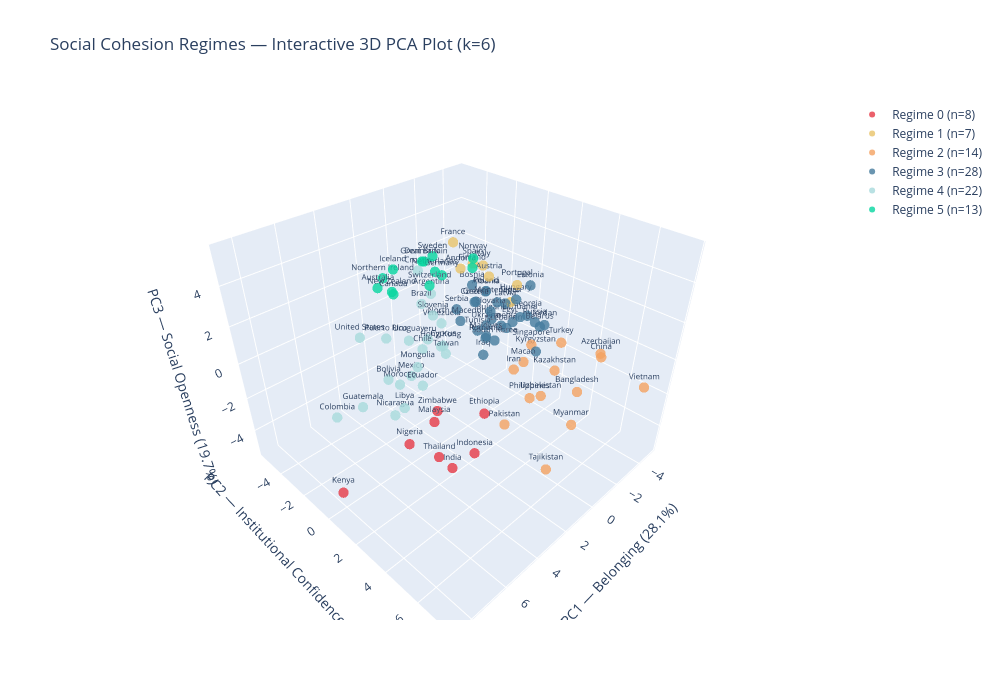

Here is the notebook cell this chart was saved with:
### Code cell
import plotly.graph_objects as go

fig = go.Figure()

for regime, group in df_country.groupby('regime_k6'):
    idx = group.index
    fig.add_trace(go.Scatter3d(
        x=X_pca[idx, 0],
        y=X_pca[idx, 1],
        z=X_pca[idx, 2],
        mode='markers+text',
        marker=dict(size=6, color=regime_colors_k6[regime], opacity=0.8),
        text=group['country_name'],
        textposition='top center',
        textfont=dict(size=8),
        name=f'{regime_labels_k6[regime]} (n={len(group)})'
    ))

fig.update_layout(
    title='Social Cohesion Regimes — Interactive 3D PCA Plot (k=6)',
    scene=dict(
        xaxis_title=f'PC1 — Belonging ({pca_gmm.explained_variance_ratio_[0]*100:.1f}%)',
        yaxis_title=f'PC2 — Institutional Confidence ({pca_gmm.explained_variance_ratio_[1]*100:.1f}%)',
        zaxis_title=f'PC3 — Social Openness ({pca_gmm.explained_variance_ratio_[2]*100:.1f}%)'
    ),
    width=1000,
    height=700
)

fig.write_html('Figures/gmm_biplot_3d_k6.html')
fig.show()

### Figure 1 — Plotly figure (JSON) as saved in the notebook; plotly's stock layout.template omitted (floating-point values rounded to 4 significant figures)
{"data": [{"marker": {"color": "#E63946", "opacity": 0.8, "size": 6}, "mode": "markers+text", "name": "Regime 0 (n=8)", "text": ["Ethiopia", "Indonesia", "India", "Kenya", "Malaysia", "Nigeria", "Thailand", "Zimbabwe"], "textfont": {"size": 8}, "textposition": "top center", "type": "scatter3d", "x": [1.733, 3.346, 5.813, 8.568, 4.242, 4.312, 4.944, 2.832], "y": [2.695, 3.635, 4.743, 0.8563, 2.018, 0.2879, 3.036, 0.6928], "z": [-2.145, -2.926, -1.317, -3.591, -1.536, -3.944, -2.479, -2.526]}, {"marker": {"color": "#E9C46A", "opacity": 0.8, "size": 6}, "mode": "markers+text", "name": "Regime 1 (n=7)", "text": ["Andorra", "Austria", "Spain", "France", "Italy", "Japan", "Portugal"], "textfont": {"size": 8}, "textposition": "top center", "type": "scatter3d", "x": [-0.9575, -0.7938, -1.959, -1.001, -2.563, -1.953, -3.309], "y": [-1.545, 0.4522, -1.692, -2.091, -1.554, 0.857, 0.09421], "z": [2.804, 3.179, 2.667, 3.977, 2.392, 1.525, 1.635]}, {"marker": {"color": "#F4A261", "opacity": 0.8, "size": 6}, "mode": "markers+text", "name": "Regime 2 (n=14)", "text": ["Azerbaijan", "Bangladesh", "China", "Iran", "Kazakhstan", "Myanmar", "Macao", "Philippines", "Pakistan", "Singapore", "Tajikistan", "Turkey", "Uzbekistan", "Vietnam"], "textfont": {"size": 8}, "textposition": "top center", "type": "scatter3d", "x": [-4.367, -1.731, -2.083, 0.6268, -1.498, -2.06, -0.351, 1.041, 1.132, -0.5763, 2.394, -2.805, 1.289, -3.514], "y": [4.698, 5.298, 6.055, 3.374, 4.101, 5.027, 3.129, 4.691, 3.435, 3.327, 6.848, 3.409, 5.441, 7.633], "z": [-0.7838, -1.355, 0.8082, 0.1561, -0.6275, -3.735, -0.0469, -0.4909, -2.719, 0.893, -2.33, -0.01033, 0.191, -0.7871]}, {"marker": {"color": "#457B9D", "opacity": 0.8, "size": 6}, "mode": "markers+text", "name": "Regime 3 (n=28)", "text": ["Albania", "Armenia", "Bosnia", "Bulgaria", "Belarus", "Czechia", "Estonia", "Egypt", "Georgia", "Greece", "Hungary", "Iraq", "Jordan", "Kyrgyzstan", "South Korea", "Lebanon", "Lithuania", "Latvia", "Montenegro", "North Macedonia", "Maldives", "Poland", "Romania", "Serbia", "Russia", "Slovakia", "Tunisia", "Ukraine"], "textfont": {"size": 8}, "textposition": "top center", "type": "scatter3d", "x": [-4.51, -3.649, -2.982, -3.666, -3.374, -1.556, -3.465, -4.949, -3.959, -2.577, -3.44, -1.434, -3.488, -2.98, -1.3, -3.72, -2.877, -2.908, -2.791, -1.041, -1.744, -3.058, -2.761, -1.711, -3.634, -2.06, -2.803, -2.641], "y": [-3.102, -1.116, -2.689, -1.843, 1.655, -1.14, 0.8078, -1.401, 0.3633, -2.004, -0.01845, -0.353, 1.839, 1.829, 0.5007, -0.801, 0.7535, -0.2805, -0.7196, -1.633, -0.4719, -1.75, -1.417, -2.581, 1.125, -0.5009, -2.071, -1.306], "z": [-0.4568, -1.436, 0.692, -1.351, -0.1461, 0.8742, 1.834, -1.9, -0.3098, 0.1299, 0.7117, -1.887, -0.01289, -1.374, -0.5368, -1.472, 0.2451, 0.594, 0.5324, -0.2255, -0.9251, 0.6796, -1.969, -0.2076, -0.2273, 0.396, -1.801, -1.064]}, {"marker": {"color": "#A8DADC", "opacity": 0.8, "size": 6}, "mode": "markers+text", "name": "Regime 4 (n=22)", "text": ["Argentina", "Bolivia", "Brazil", "Chile", "Colombia", "Cyprus", "Ecuador", "Guatemala", "Hong Kong", "Croatia", "Libya", "Morocco", "Mongolia", "Mexico", "Nicaragua", "Peru", "Puerto Rico", "Slovenia", "Taiwan", "United States", "Uruguay", "Venezuela"], "textfont": {"size": 8}, "textposition": "top center", "type": "scatter3d", "x": [-0.8095, 1.814, -0.2418, 1.447, 5.723, 1.416, 1.069, 4.001, 2.112, -1.063, 3.368, 3.185, 2.713, 0.6639, 2.43, -2.173, 2.327, 0.2487, 2.145, 4.99, 2.732, -2.383], "y": [-3.553, -4.265, -3.682, -1.79, -3.534, -0.3138, -2.324, -3.74, 0.2548, -4.809, -1.09, -1.563, -0.737, -3.704, -3.107, -5.453, -3.504, -2.273, 0.6042, -1.897, -1.257, -4.474], "z": [0.6821, -3.854, 0.2623, -0.8492, -3.733, 0.04954, -3.61, -4.193, 0.6149, 1.475, -3.072, -1.984, -0.7475, -3.908, -5.308, -3.65, -0.6019, 0.3814, 0.3958, 1.425, 0.5121, -2.207]}, {"marker": {"color": "#06D6A0", "opacity": 0.8, "size": 6}, "mode": "markers+text", "name": "Regime 5 (n=13)", "text": ["Australia", "Canada", "Switzerland", "Germany", "Denmark", "Finland", "Great Britain", "Iceland", "Northern Ireland", "Netherlands", "Norway", "New Zealand", "Sweden"], "textfont": {"size": 8}, "textposition": "top center", "type": "scatter3d", "x": [3.867, 3.666, 2.352, 1.173, 3.293, 1.296, 1.434, 4.177, 3.177, 1.407, 1.794, 4.083, 2.895], "y": [-1.803, -0.9923, -0.1313, -0.5975, 0.5125, 1.384, -1.474, -0.2634, -2.294, -0.797, 1.898, -0.5511, 0.6932], "z": [3.509, 3.444, 3.691, 3.58, 5.389, 4.702, 4.037, 5.072, 3.544, 3.765, 5.482, 3.898, 5.541]}], "layout": {"height": 700, "scene": {"xaxis": {"title": {"text": "PC1 — Belonging (28.1%)"}}, "yaxis": {"title": {"text": "PC2 — Institutional Confidence (24.5%)"}}, "zaxis": {"title": {"text": "PC3 — Social Openness (19.7%)"}}}, "title": {"text": "Social Cohesion Regimes — Interactive 3D PCA Plot (k=6)"}, "width": 1000}}
